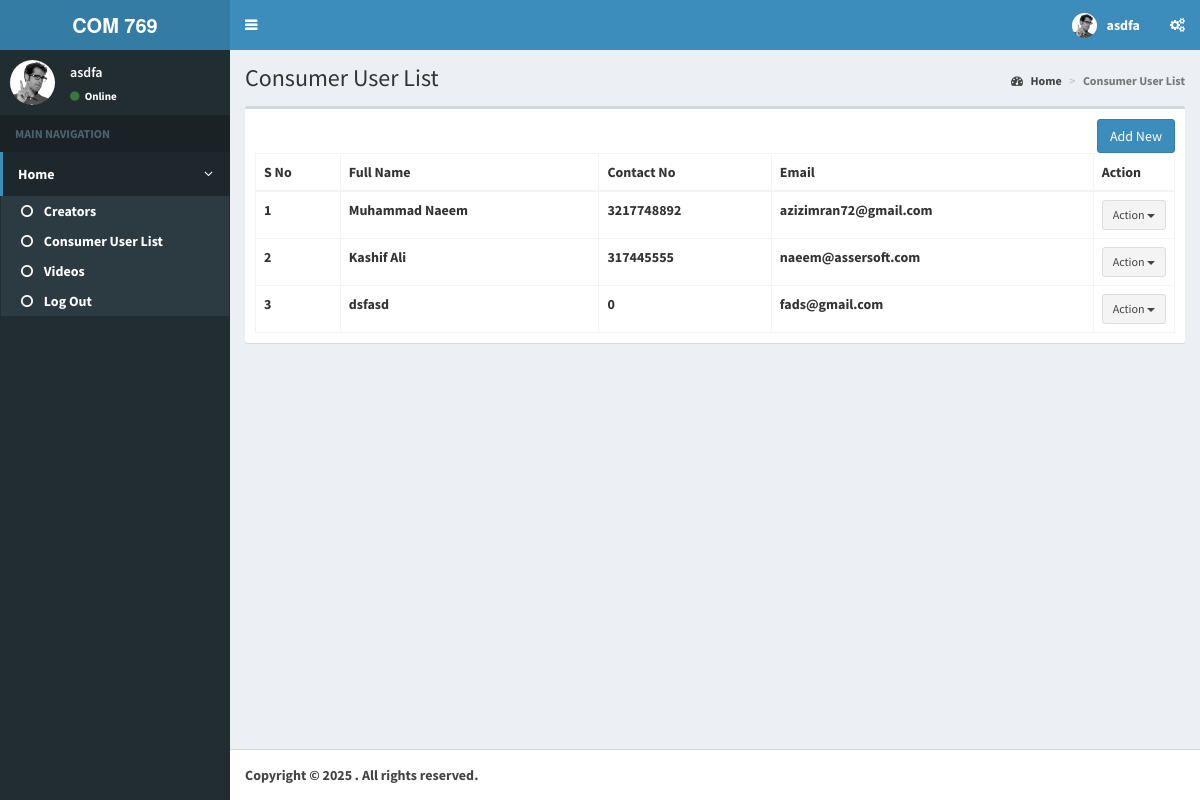
The app's page /creatorpanel/index.php?cmd=users (signed in) with its own data.
### tables this page shows
CREATE TABLE `menu` (
  `id` int(11) NOT NULL,
  `icon` varchar(50) NOT NULL,
  `cmd` varchar(50) NOT NULL,
  `title` varchar(50) NOT NULL,
  `grp` int(11) NOT NULL,
  `template` varchar(40) NOT NULL,
  `type` int(11) NOT NULL
);

CREATE TABLE `register` (
  `id` int(5) NOT NULL,
  `Email` varchar(30) NOT NULL,
  `Unm` varchar(30) NOT NULL,
  `Pwd` varchar(10) NOT NULL,
  `Contact_no` bigint(20) NOT NULL,
  `Pro_status` int(5) NOT NULL
);

### creatorpanel/apis/MysqliDb.php (called while the page is built, shortened)
<?php
class MysqliDb
{
    public static $prefix = '';
    protected $_mysqli;
    protected $_query;
    protected $_queryOptions = array();
    protected $_orderBy = array();
    protected $_groupBy = array();
    protected $_bindParams = array('');
    protected $host;
    protected $_username;
    protected $_password;
    protected $db;
    protected $port;
    protected $charset;
    public $returnType = 'array';
    protected $_nestJoin = false;
    private $_tableName = '';
    protected $_mapKey = null;
    public function __construct($host = null, $username = null, $password = null, $db = null, $port = null, $charset = 'utf8')
    {
        $isSubQuery = false;
        if (is_object($host)) {
            $this->_mysqli = $host;
        } else {
            $this->host = $host;
        }
        $this->_username = $username;
        $this->_password = $password;
        $this->db = $db;
        $this->port = $port;
        $this->charset = $charset;
    }
    public function connect()
    {
        $this->_mysqli = new mysqli($this->host, $this->_username, $this->_password, $this->db, $this->port);
        if ($this->charset) {
            $this->_mysqli->set_charset($this->charset);
        }
    }
    public function mysqli()
    {
        return $this->_mysqli;
    }
    protected function reset()
    {
        $this->_orderBy = array();
        $this->_groupBy = array();
        $this->_bindParams = array('');
        $this->_query = null;
        $this->_queryOptions = array();
        $this->returnType = 'array';
        $this->_nestJoin = false;
        $this->_forUpdate = false;
        $this->_lockInShareMode = false;
        $this->_tableName = '';
        $this->_updateColumns = null;
        $this->_mapKey = null;
    }
    public function get($tableName, $numRows = null, $columns = '*')
    {
        $column = is_array($columns) ? implode(', ', $columns) : $columns;
        if (strpos($tableName, '.') === false) {
            $this->_tableName = self::$prefix . $tableName;
        } else {
            $this->_tableName = $tableName;
        }
        $this->_query = 'SELECT ' . implode(' ', $this->_queryOptions) . ' ' .
            $column . " FROM " . $this->_tableName;
        $stmt = $this->_buildQuery($numRows);
        $stmt->execute();
        $res = $this->_dynamicBindResults($stmt);
        return $res;
    }
    public function getOne($tableName, $columns = '*')
    {
        $res = $this->get($tableName, 1, $columns);
        if ($res instanceof MysqliDb) {
            return $res;
        } elseif (is_array($res) && isset($res[0])) {
            return $res[0];
        } elseif ($res) {
            return $res;
        }
        return null;
    }
    protected function _determineType($item)
    {
        switch (gettype($item)) {
            case 'NULL':
            case 'string':
                return 's';
                break;
        }
        return '';
    }
    protected function _bindParam($value)
    {
        $this->_bindParams[0] .= $this->_determineType($value);
        array_push($this->_bindParams, $value);
    }
    protected function _buildPair($operator, $value)
    {
        if (!is_object($value)) {
            return ' ' . $operator . ' ? ';
        }
        $subQuery = $value->getSubQuery();
        return " " . $operator . " (" . $subQuery['query'] . ") " . $subQuery['alias'];
    }
    protected function _buildQuery($numRows = null, $tableData = null)
    {
        $stmt = $this->_prepareQuery();
        if (count($this->_bindParams) > 1) {
            call_user_func_array(array($stmt, 'bind_param'), $this->refValues($this->_bindParams));
        }
        return $stmt;
    }
    protected function _dynamicBindResults(mysqli_stmt $stmt)
    {
        $parameters = array();
        $results = array();
        $mysqlLongType = 252;
        $shouldStoreResult = false;
        $meta = $stmt->result_metadata();
        $row = array();
        while ($field = $meta->fetch_field()) {
            if ($this->_nestJoin && $field->table != $this->_tableName) {
                $field->table = substr($field->table, strlen(self::$prefix));
                $row[$field->table][$field->name] = null;
                $parameters[] = & $row[$field->table][$field->name];
            } else {
                $row[$field->name] = null;
                $parameters[] = & $row[$field->name];
            }
        }
        call_user_func_array(array($stmt, 'bind_result'), $parameters);
        while ($stmt->fetch()) {
            if ($this->returnType == 'object') {
                $result = new stdClass ();
                foreach ($row as $key => $val) {
                    if (is_array($val)) {
                        $result->$key = new stdClass ();
                        foreach ($val as $k => $v) {
                            $result->$key->$k = $v;
                        }
                    } else {
                        $result->$key = $val;
                    }
                }
            } else {
                $result = array();
                foreach ($row as $key => $val) {
                    if (is_array($val)) {
                        foreach ($val as $k => $v) {
                            $result[$key][$k] = $v;
                        }
                    } else {
                        $result[$key] = $val;
                    }
                }
            }
            if ($this->_mapKey) {
                $results[$row[$this->_mapKey]] = count($row) > 2 ? $result : end($result);
            } else {
                array_push($results, $result);
            }
        }
        return $results;
    }
    protected function _buildCondition($operator, &$conditions)
    {
        if (empty($conditions)) {
            return;
        }
        $this->_query .= ' ' . $operator;
        foreach ($conditions as $cond) {
            list ($concat, $varName, $operator, $val) = $cond;
            $this->_query .= " " . $concat . " " . $varName;
            switch (strtolower($operator)) {
                default:
                    if (is_array($val)) {
                        $this->_bindParams($val);
                    } elseif ($val === null) {
                        $this->_query .= ' ' . $operator . " NULL";
                    } elseif ($val != 'DBNULL' || $val == '0') {
                        $this->_query .= $this->_buildPair($operator, $val);
                    }
            }
        }
    }
    protected function _buildGroupBy()
    {
        if (empty($this->_groupBy)) {
            return;
        }
        $this->_query .= " GROUP BY ";
        $this->_query = rtrim($this->_query, ', ') . " ";
    }
    protected function _buildOrderBy()
    {
        if (empty($this->_orderBy)) {
            return;
        }
        $this->_query .= " ORDER BY ";
        $this->_query = rtrim($this->_query, ', ') . " ";
    }
    protected function _buildLimit($numRows)
    {
        if (!isset($numRows)) {
            return;
        }
        if (is_array($numRows)) {
            $this->_query .= ' LIMIT ' . (int) $numRows[0] . ', ' . (int) $numRows[1];
        } else {
            $this->_query .= ' LIMIT ' . (int) $numRows;
        }
    }
    protected function _prepareQuery()
    {
        if (!$stmt = $this->mysqli()->prepare($this->_query)) {
            $msg = $this->mysqli()->error . " query: " . $this->_query;
            $num = $this->mysqli()->errno;
            $this->reset();
            throw new Exception($msg, $num);
        }
        return $stmt;
    }
    protected function refValues(array &$arr)
    {
        if (strnatcmp(phpversion(), '5.3') >= 0) {
            $refs = array();
            foreach ($arr as $key => $value) {
                $refs[$key] = & $arr[$key];
            }
            return $refs;
        }
        return $arr;
    }
    protected function replacePlaceHolders($str, $vals)
    {
        $i = 1;
        $newStr = "";
        while ($pos = strpos($str, "?")) {
            $val = $vals[$i++];
            $newStr .= substr($str, 0, $pos) . "'" . $val . "'";
            $str = substr($str, $pos + 1);
        }
        $newStr .= $str;
        return $newStr;
    }
}

### creatorpanel/connection.php (called while the page is built)
<?php
    include_once 'apis/MysqliDB.php';
$db = new MysqliDb('localhost','root',                  '',    'assignment1');
?>

### creatorpanel/userlist.php (the view, shortened to what this page needs)
<?php
include_once('connection.php');
$listdata = $db->get("register");
?>
<section class="content">
    <div class="row">
        <div class="col-xs-12">
            <div class="box">
                <div class="box-body">
<a href="javascript:;" onclick="showAjaxModal('user-add.php?cmd=<?=$_GET['cmd']?>');"
    class="btn btn-primary pull-right">
        Add New </a>
                    <table id="data" class="table table-bordered table-hover">
                        <thead>
                            <tr>
                                <th>S No</th>
                                <th>Full Name</th>
								<th>Contact No</th>
                                <th>Email</th>
                                <th>Action</th>
                            </tr>
                        </thead>
                        <tbody>
                            <?php
							$i=0;
							foreach($listdata as $row) {
								$i = $i+1;
                            ?>
                            <tr>
                                <td><?=$i?></td>
                                <td><?=$row['Unm'] ?></td>
                                <td><?=$row['Contact_no'] ?></td>
                                <td><?=$row['Email'] ?></td>
                                <td class="col-md-1"><div class="btn-group">
            <button typ e="button" class="btn btn-default btn-sm dropdown-toggle" data-toggle="dropdown"> Action <span class="caret"></span> </button>
        </div></td>
                            </tr>
                            <?php }?>
                        </tbody>
                    </table>
                </div>
            </div>
        </div>
    </div>
</section>

### creatorpanel/index.php (shortened to what this page needs)
<?php
include_once('connection.php');
$mUserName = '';
if (!isset($_SESSION['USERNAME'])){
    header('Location: login.php');
}
else
    $mUserName = $_SESSION['USERNAME'];
$mCmd = "home";
if (isset($_GET['cmd']))
    $mCmd = $_GET['cmd'];
$db->where("cmd", $mCmd);
$smenu = $db->getOne("menu");
if ($smenu['template'] != '') {
    $sPage = $smenu['template'];
} else {
    $sPage = 'dash.php';
}
?>
<!DOCTYPE html>
<html>
    <head>
        <link rel="stylesheet" href="bootstrap/css/bootstrap.min.css">
        <link rel="stylesheet" href="assets/css/font-awesome.min.css">
        <link rel="stylesheet" href="assets/css/ionicons.min.css">
        <link rel="stylesheet" href="dist/css/AdminLTE.min.css">
        <link rel="stylesheet" href="dist/css/skins/_all-skins.min.css">
        <link rel="stylesheet" href="plugins/iCheck/flat/blue.css">
        <link rel="stylesheet" href="plugins/morris/morris.css">
        <link rel="stylesheet" href="plugins/jvectormap/jquery-jvectormap-1.2.2.css">
        <link rel="stylesheet" href="plugins/datepicker/datepicker3.css">
        <link rel="stylesheet" href="plugins/daterangepicker/daterangepicker.css">
        <link rel="stylesheet" href="plugins/bootstrap-wysihtml5/bootstrap3-wysihtml5.min.css">
    </head>
    <body class="hold-transition skin-blue sidebar-mini">
        <div class="wrapper">
            <?php require_once ("header.php"); ?>
            <?php require_once("sidebar.php"); ?>
            <div class="content-wrapper">
                <section class="content-header">
                    <h1>
                        <?= $smenu['title']; ?>
                    </h1>
                    <ol class="breadcrumb">
                        <li><a href="#"><i class="fa fa-dashboard"></i> Home</a></li>
                        <li class="active"><?= $smenu['title']; ?></li>
                    </ol>
                </section>
                <?php
                include_once $sPage;
                ?>
            </div>
            <footer class="main-footer">
                <strong>Copyright &copy; 2025 <a href="#"></a>.</strong> All rights
                reserved.
            </footer>
        </div>
    </body>
</html>

### creatorpanel/sidebar.php
<?php
$menu = $db->get('menu');
?>
<aside class="main-sidebar">
    <section class="sidebar">
      <div class="user-panel">
        <div class="pull-left image">
          <img src="dist/img/user2-160x160.jpg" class="img-circle" alt="User Image">
        </div>
        <div class="pull-left info">
          <p><?=$mUserName?></p>
          <a href="#"><i class="fa fa-circle text-success"></i> Online</a>
        </div>
      </div>
      <ul class="sidebar-menu">
        <li class="header">MAIN NAVIGATION</li>
        <?php
		$i=0;
		while ( $i<count($menu))
		{
			?>
        <li class="active treeview">
          <a href="#">
            <i class=""></i> <span><?php echo $menu[$i]['title'];?></span>
            <span class="pull-right-container">
              <i class="fa fa-angle-left pull-right"></i>
            </span>
          </a>
          <ul class="treeview-menu">
          <?php $i++;
		  while($i<count($menu) && $menu[$i]['grp'] == false)
		  { ?>
            <li class="active"><a href="index.php?cmd=<?=$menu[$i]['cmd']?>"><i class="fa fa-circle-o"></i> <?=$menu[$i]['title']?></a></li> <?php $i++;
			 }?>
           </ul>
        </li>
        <?php }?>
      </ul>
    </section>
  </aside>

### records on screen
menu: title "Home"
menu: title "Creators"
menu: title "Consumer User List"
menu: title "Videos"
menu: title "Log Out"
register: Unm "Muhammad Naeem", Contact_no "3217748892", Email "azizimran72@gmail.com"
register: Unm "Kashif Ali", Contact_no "317445555", Email "naeem@assersoft.com"
register: Unm "dsfasd", Contact_no "0", Email "fads@gmail.com"

### other values on screen
$mUserName "asdfa"
